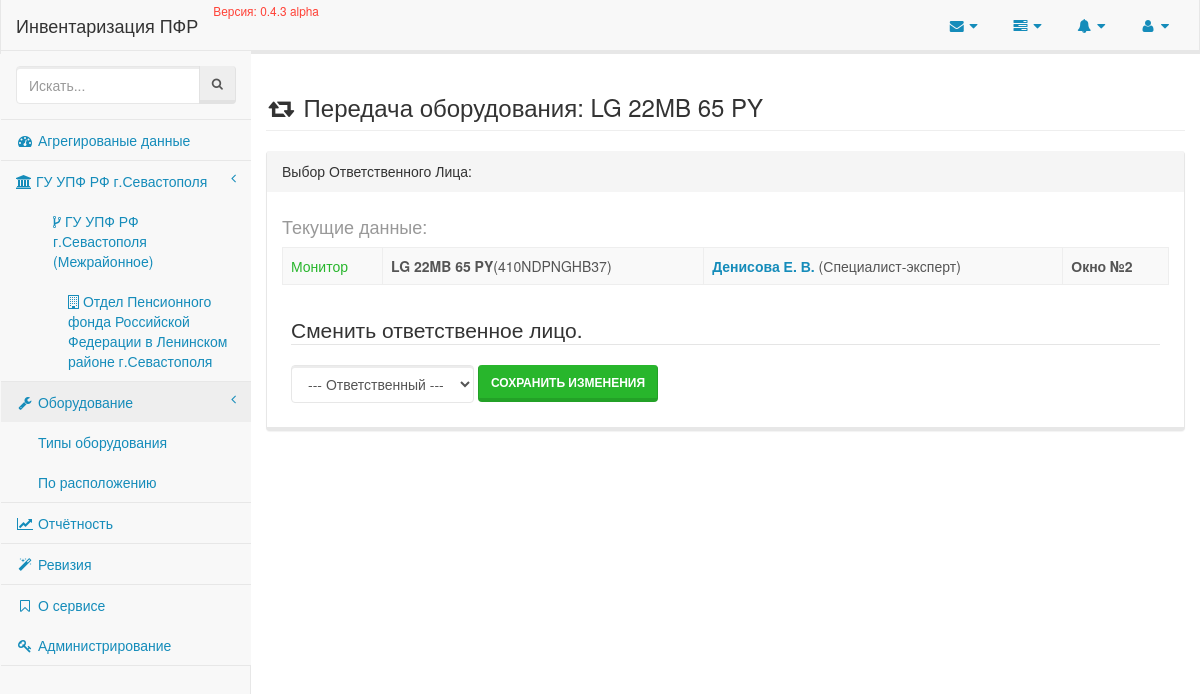
The app's page /equipments/11/chown/ (signed in) with its own data.
### enterprise/models/organisation.py (models this page shows, shortened)
class Organisation(models.Model):
    title = models.CharField(_('Наименование'), max_length=80, unique=True, db_index=True)
    short_title = models.CharField(_('Краткое наименование'), max_length=40, unique=True, blank=True)
    parent = models.ForeignKey('self', related_name='subordinates', default=0, blank=True, null=True, verbose_name='В подчинении')
    @staticmethod
    def all():
        return Organisation.objects.all()
    class Meta:
        verbose_name = _('Организация')
        verbose_name_plural = _('Организации')
        app_label = 'enterprise'

### equipment/models/equipment.py (models this page shows, shortened)
class Equipment(models.Model):
    type = models.ForeignKey(
        EquipmentTypes,
        verbose_name='Тип оборудования',
        help_text='Выберите к какому типу принадлежит создаваемое оборудование'
    )
    serial_number = models.CharField(
        'Серийный номер',
        max_length=25,
        blank=True,
        help_text='Заводской номер оборудования, может содержать цифры и символы, допускается его отсутствие'
    )
    inventory_number = models.IntegerField(
        'Инвентарный номер',
        blank=True,
        help_text='Инвентарный номер оборудования, допускаются только цифровые идентификаторы'
    )
    model = models.CharField(
        'Модель',
        max_length=100,
        help_text='Марка оборудования, модель или другая информация'
    )
    responsible = models.ForeignKey(
        Employee,
        verbose_name='Ответственное лицо',
        help_text='Сотрудник ПФР за которым закрепленна техника'
    )
    note = models.TextField(
        'Примечание',
        blank=True,
    )
    created_at = models.DateTimeField(
        'Созданно',
        auto_now_add=True
    )
    updated_at = models.DateTimeField(
        'Обновленно',
        auto_now=True
    )
    revised_at = models.DateTimeField(
        'Ревизия',
        blank=True,
        null=True,
        help_text='Дата проведения последней ревизии'
    )
    objects = EquipmentsManager()
    class Meta:
        verbose_name = 'Оборудование'
        verbose_name_plural = 'Учётные единицы'
        app_label = 'equipment'
        ordering = ['-created_at']

### equipment/models/equipment_types.py (models this page shows, shortened)
class EquipmentTypes(models.Model):
    value = models.CharField('Значение', max_length=50, unique=True, db_index=True)
    annotation = EquipmentTypesAnnotation()
    equipments = EquipmentsTypeManager()
    objects = models.Manager()
    def __str__(self):
        return self.value
    class Meta:
        verbose_name = 'Тип оборудования'
        verbose_name_plural = 'Типы оборудования'
        app_label = 'equipment'
        ordering = ['value']

### enterprise/models/employee.py (models this page shows, shortened)
class Employee(models.Model):
    STATES = [
        [True, _('Работает')],
        [False, _('Уволен')]
    ]
    POSITIONS = [
        [1, _('Специалист-эксперт')],
        [2, _('Ведущий специалист-эксперт')],
        [3, _('Главный специалист-эксперт')],
        [4, _('Старший инспектор')],
        [5, _('Специалист-эксперт (по автоматизации)')],
        [6, _('Руководитель группы')],
        [7, _('Заместитель начальника отдела')],
        [8, _('Начальник отдела')],
        [9, _('Ведущий специалист-эксперт (юрисконсульт)')],
        [10, _('Руководитель клиентской службы')],
        [11, _('Архивариус')],
    ]
    surname = models.CharField(_('Фамилия'), max_length=50, db_index=True)
    firstname = models.CharField(_('Имя'), max_length=25)
    middlename = models.CharField(_('Отчество'), max_length=25)
    organisation = models.ForeignKey(Organisation, verbose_name='Сотрудник организации')
    department = models.ForeignKey(Department, verbose_name='Подразделение', blank=True, null=True)
    phone = models.CharField(_('Телефон'), max_length=25, blank=True)
    location = models.ForeignKey(Location, verbose_name='Месторасположение', blank=True, null=True)
    updated_at = models.DateTimeField(_('Дата последнего изменения'), auto_now=True)
    created_at = models.DateTimeField(_('Дата создания'), auto_now_add=True)
    state = models.BooleanField(_('Состояние'), choices=STATES, default=True)
    position = models.IntegerField(_('Должность'), choices=POSITIONS, default=1)
    def short_full_name(self):
        return '{0} {1}. {2}.'.format(self.surname, self.firstname[:1], self.middlename[:1])
    class Meta:
        verbose_name = _('Сотрудник')
        verbose_name_plural = _('Сотрудники')
        ordering = ['id']
        app_label = 'enterprise'

### enterprise/models/location.py (models this page shows)
class Location(models.Model):
    emplacement = models.CharField(_('Расположение'), max_length=50, db_index=True, unique=True)
    organisation = models.ForeignKey(Organisation, verbose_name='Находится в организации')
    is_active = models.BooleanField(_('Активно?'), default=True)
    annotation = LocationAnnotations()
    objects = models.Manager()
    def __str__(self):
        return self.emplacement
    class Meta:
        verbose_name = _('Месторасположение')
        verbose_name_plural = _('Месторасположения')
        app_label = 'enterprise'

### equipment/views.py (the view)
# urls.py: url(r'(?P<pk>\d+)/chown/$', EquipmentChownView.as_view(), name='chown'),
@method_decorator(login_required, name='dispatch')
class EquipmentChownView(UpdateView, EquipmentChownMixin):
    template_name = 'equipment/chown.html'
    model = Equipment
    context_object_name = 'equipment'
    fields = ['responsible']
    success_url = '/equipments/'

### enterprise/templatetags/organisations_menu.py (called while the page is built)
@register.inclusion_tag('partials/organisations_menu.html')
def organisations_menu():
    menu = Organisation.all().filter(parent=None)
    return {'menu': menu}

### equipment/views.py (called while the page is built)
    def forms(self):
        edit = EquipmentChownForm
        return {
            'edit': edit,
        }

    def meta(self):
        title = 'Передача оборудования: {0}'.format(self.object.model)
        return {
            'title': title
        }

### events/templatetags/events.py (called while the page is built)
@register.inclusion_tag('partials/_events.html')
def events():
    logs = LogEntry.objects.select_related('content_type').all().order_by('-action_time')[:5]
    return {
        'events': logs
    }

### inventory/__init__.py (called while the page is built)
def appname(request):
    return {'appname': __appname__}

def app_version(request):
    return {'app_version': __version__}

### users/models.py (called while the page is built)
    def get_short_name(self):
        return self.username

### equipment/templates/equipment/chown.html (shortened to what this page needs)
{% extends 'layouts/application.html' %}
{% block content %}
    <div class="row">
        <h3 class="page-header">
            <i class="fa fa-retweet fa-fw"></i>
            {{ view.meta.title }}
        </h3>
        {% include 'equipment/partials/_chown.html' %}
    </div>
{% endblock %}

### templates/partials/organisations_menu.html
{% for item in menu %}
    <li>
        <a href="{% url 'enterprise:detail' item.pk %}">
            <span class="fa fa-institution"> </span>
            {{ item.title }}
            <span class="fa arrow"></span>
        </a>
            <ul class="nav nav-third-level">
                {% for subordinate in item.subordinates.all %}
                    <li>
                        <a href="{% url 'enterprise:detail' subordinate.pk %}">
                            <span class="fa fa-code-fork"> </span>
                            {{ subordinate.title }}
                        </a>
                            <ul class="nav nav-fourth-level">
                                {% for sub in subordinate.subordinates.all %}
                                    <li>
                                        <a href="{% url 'enterprise:detail' sub.pk %}">
                                            <span class="fa fa-building-o"> </span>
                                            {{ sub.title }}
                                        </a>
                                    </li>
                                {% endfor %}
                            </ul>
                    </li>
                {% endfor %}
            </ul>
    </li>
{% endfor %}

### equipment/templates/equipment/partials/_chown.html (shortened to what this page needs)
<div class="panel panel-default">
    <div class="panel-heading">
        Выбор Ответственного Лица:
    </div>
    <div class="panel-body">
        <table class="table table-striped table-bordered table-hover">
            <h4 class="text-muted">Текущие данные:</h4>
            <tbody>
                <tr>
                    <td><span class="text-success">{{ equipment.type }}</span></td>
                    <td><b>{{ equipment.model }}</b>({{ equipment.inventory_number|default:equipment.serial_number }})</td>
                    <td><b class="text-primary">{{ equipment.responsible.short_full_name }}</b> ({{ equipment.responsible.get_position_display }})</td>
                    <td><b>{{ equipment.responsible.location }}</b></td>
                </tr>
            </tbody>
        </table>
        <div class="well-sm">
            <form action="" class="form form-inline" method="post">
                <legend>Сменить ответственное лицо.</legend>
                {% for field in view.forms.edit %}
                    <div class="form-group">
                        {{ field }}
                    </div>
                    <input type="submit" class="btn btn-success" value="Сохранить изменения">
                {% endfor %}
            </form>
        </div>
    </div>
</div>

### records on screen
Organisation: title "ГУ УПФ РФ г.Севастополя"
Organisation: title "ГУ УПФ РФ г.Севастополя (Межрайонное)"
Organisation: title "Отдел Пенсионного фонда Российской Федерации в Ленинском районе г.Севастополя"
Equipment: meta "Передача оборудования: LG 22MB 65 PY", type "Монитор", model "LG 22MB 65 PY", inventory_number "410NDPNGHB37", responsible.short_full_name "Денисова Е. В.", responsible.position "Специалист-эксперт", responsible.location "Окно №2"

### other values on screen
{{ appname }} "Инвентаризация ПФР"
{{ app_version }} "0.4.3 alpha"
